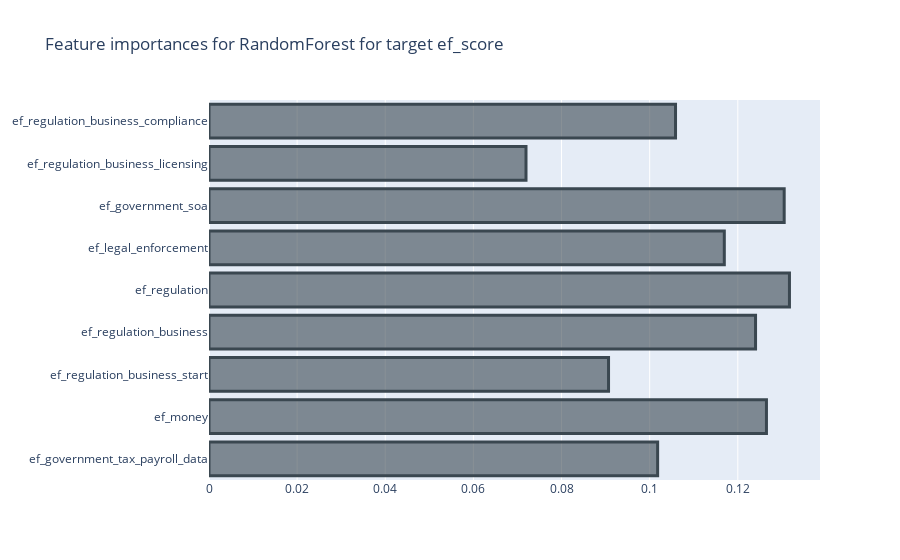
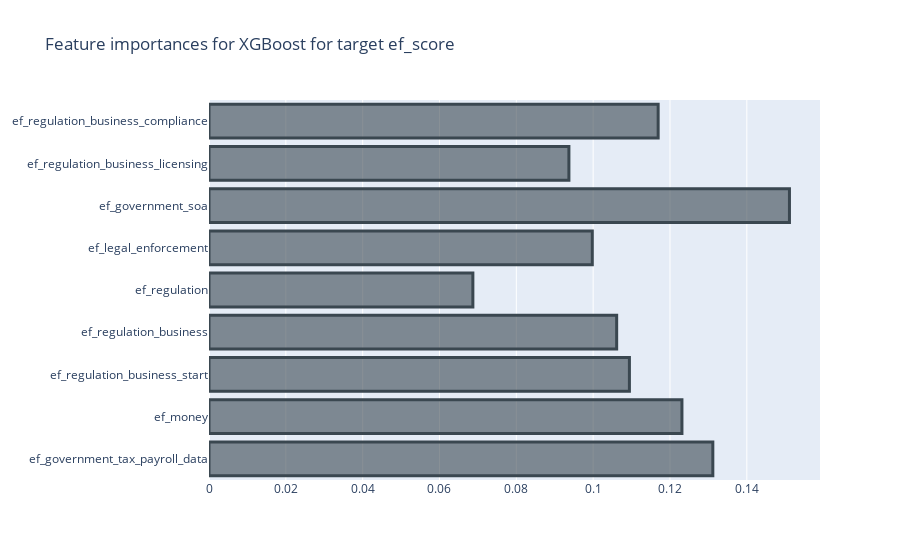
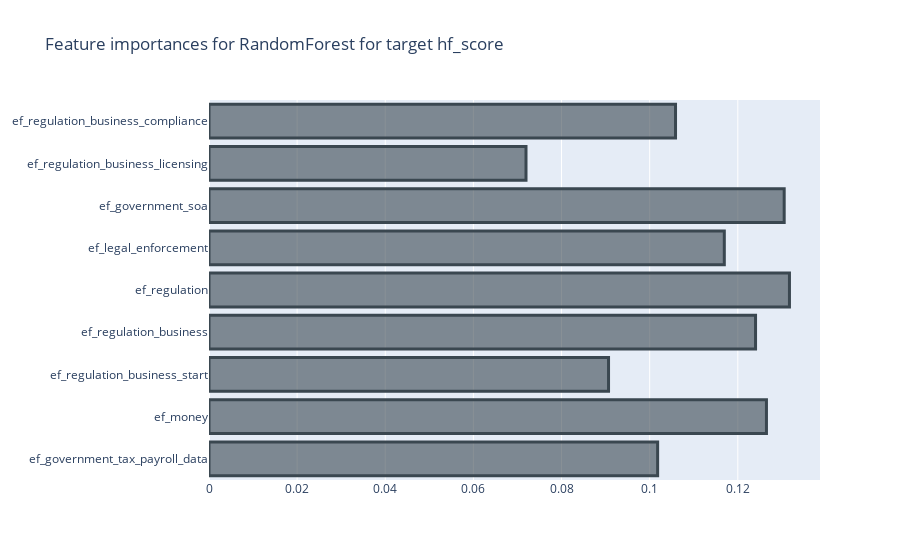
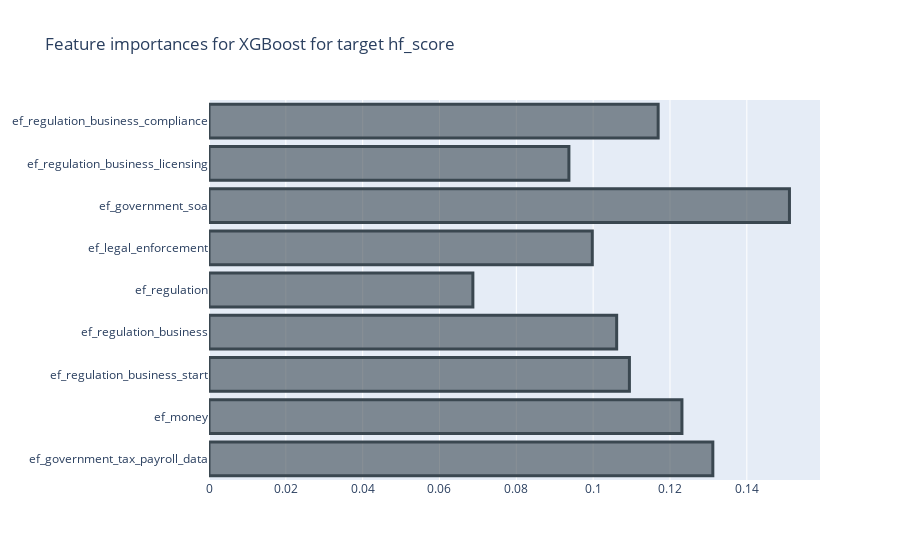

These figures' notebook cell, in order:
### Code cell
# With stratified sampling
best_models_rf_stratified, best_models_xgb_stratified = rf_xg_model(X_strat_train, X_strat_test, y_strat_train, y_strat_test, selected_features_dict_stratified, cv =skf)

### Figure 1 — Plotly figure (JSON) as saved in the notebook; plotly's stock layout.template omitted (floating-point values rounded to 4 significant figures)
{"data": [{"marker": {"color": "rgba(58, 71, 80, 0.6)", "line": {"color": "rgba(58, 71, 80, 1.0)", "width": 3}}, "orientation": "h", "type": "bar", "x": [0.1018, 0.1265, 0.09067, 0.124, 0.1317, 0.1169, 0.1305, 0.07194, 0.1059], "y": ["ef_government_tax_payroll_data", "ef_money", "ef_regulation_business_start", "ef_regulation_business", "ef_regulation", "ef_legal_enforcement", "ef_government_soa", "ef_regulation_business_licensing", "ef_regulation_business_compliance"]}], "layout": {"title": {"text": "Feature importances for RandomForest for target ef_score"}}}

### Figure 2 — Plotly figure (JSON) as saved in the notebook; plotly's stock layout.template omitted (floating-point values rounded to 4 significant figures)
{"data": [{"marker": {"color": "rgba(58, 71, 80, 0.6)", "line": {"color": "rgba(58, 71, 80, 1.0)", "width": 3}}, "orientation": "h", "type": "bar", "x": [0.1312, 0.1231, 0.1094, 0.1061, 0.06869, 0.09978, 0.1511, 0.09369, 0.1169], "y": ["ef_government_tax_payroll_data", "ef_money", "ef_regulation_business_start", "ef_regulation_business", "ef_regulation", "ef_legal_enforcement", "ef_government_soa", "ef_regulation_business_licensing", "ef_regulation_business_compliance"]}], "layout": {"title": {"text": "Feature importances for XGBoost for target ef_score"}}}

### Figure 3 — Plotly figure (JSON) as saved in the notebook; plotly's stock layout.template omitted (floating-point values rounded to 4 significant figures)
{"data": [{"marker": {"color": "rgba(58, 71, 80, 0.6)", "line": {"color": "rgba(58, 71, 80, 1.0)", "width": 3}}, "orientation": "h", "type": "bar", "x": [0.1018, 0.1265, 0.09067, 0.124, 0.1317, 0.1169, 0.1305, 0.07194, 0.1059], "y": ["ef_government_tax_payroll_data", "ef_money", "ef_regulation_business_start", "ef_regulation_business", "ef_regulation", "ef_legal_enforcement", "ef_government_soa", "ef_regulation_business_licensing", "ef_regulation_business_compliance"]}], "layout": {"title": {"text": "Feature importances for RandomForest for target hf_score"}}}

### Figure 4 — Plotly figure (JSON) as saved in the notebook; plotly's stock layout.template omitted (floating-point values rounded to 4 significant figures)
{"data": [{"marker": {"color": "rgba(58, 71, 80, 0.6)", "line": {"color": "rgba(58, 71, 80, 1.0)", "width": 3}}, "orientation": "h", "type": "bar", "x": [0.1312, 0.1231, 0.1094, 0.1061, 0.06869, 0.09978, 0.1511, 0.09369, 0.1169], "y": ["ef_government_tax_payroll_data", "ef_money", "ef_regulation_business_start", "ef_regulation_business", "ef_regulation", "ef_legal_enforcement", "ef_government_soa", "ef_regulation_business_licensing", "ef_regulation_business_compliance"]}], "layout": {"title": {"text": "Feature importances for XGBoost for target hf_score"}}}
